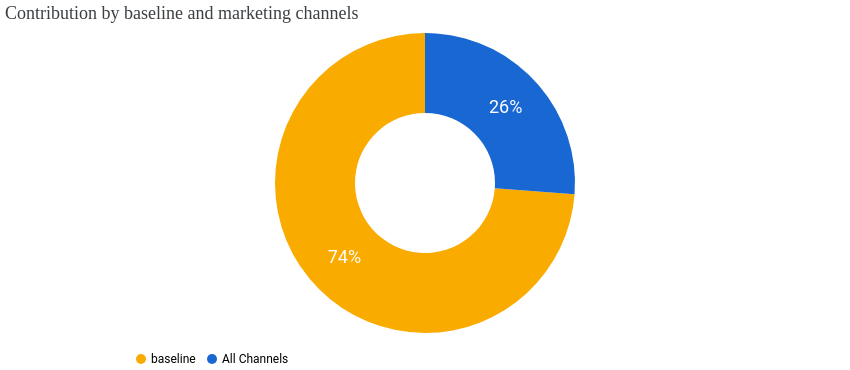

This figure's notebook cell:
### Code cell
# ── Contribution pie chart ────────────────────────────────────────────────────
fig = media_summary.plot_contribution_pie_chart()
fig.properties(width=840).display()

### Figure 1 — Vega-Lite specification as saved in the notebook (floating-point values rounded to 4 significant figures)
{"config": {"view": {"continuousWidth": 300, "continuousHeight": 300, "stroke": null}}, "layer": [{"mark": {"type": "arc", "innerRadius": 70, "outerRadius": 150}, "encoding": {"color": {"field": "channel", "legend": {"direction": "horizontal", "labelFont": "Roboto", "labelFontSize": 12, "legendX": 130, "legendY": 320, "orient": "none", "title": null}, "scale": {"domain": ["baseline", "All Channels"], "range": ["#F9AB00", "#1967D2"]}, "type": "nominal"}, "theta": {"field": "pct_of_contribution", "stack": true, "type": "quantitative"}}}, {"mark": {"type": "text", "fill": "white", "font": "Roboto", "radius": 110, "size": 18}, "encoding": {"color": {"field": "channel", "legend": {"direction": "horizontal", "labelFont": "Roboto", "labelFontSize": 12, "legendX": 130, "legendY": 320, "orient": "none", "title": null}, "scale": {"domain": ["baseline", "All Channels"], "range": ["#F9AB00", "#1967D2"]}, "type": "nominal"}, "text": {"field": "pct_of_contribution", "format": ".0%", "type": "quantitative"}, "theta": {"field": "pct_of_contribution", "stack": true, "type": "quantitative"}}}], "data": {"name": "data-673d7ebee2ff3614e1e3112d80c7c404"}, "title": {"text": "Contribution by baseline and marketing channels", "anchor": "start", "color": "#3C4043", "font": "Google Sans Display", "fontSize": 18, "fontWeight": "normal", "offset": 10}, "width": 840, "$schema": "https://vega.github.io/schema/vega-lite/v6.4.1.json", "datasets": {"data-673d7ebee2ff3614e1e3112d80c7c404": [{"channel": "baseline", "incremental_outcome": 217400000.0, "pct_of_contribution": 0.7381}, {"channel": "All Channels", "incremental_outcome": 77140000.0, "pct_of_contribution": 0.2619}]}}
